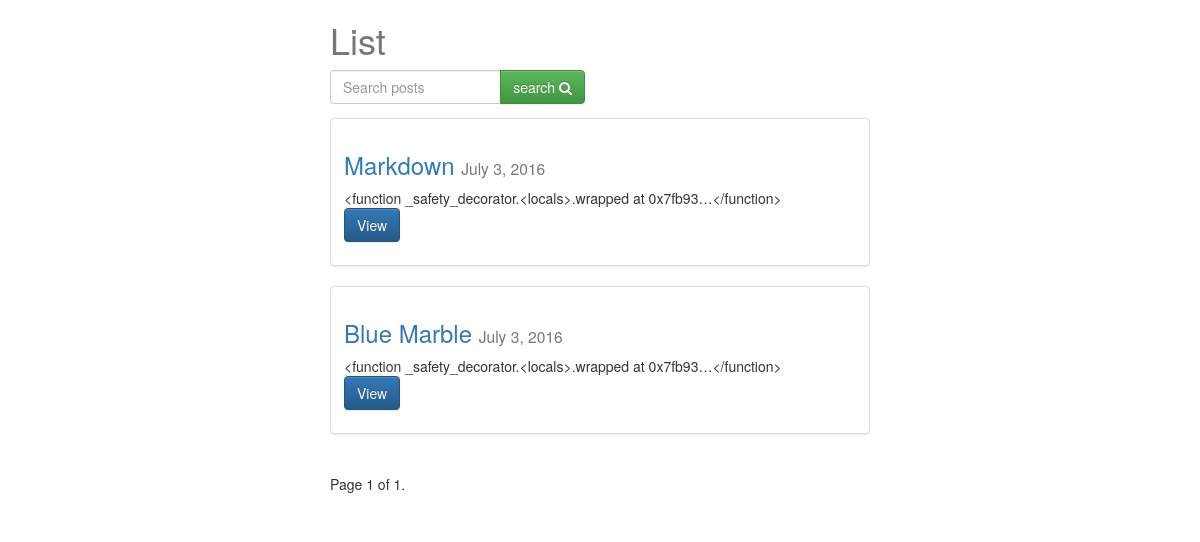
The app's page /posts/, older data.
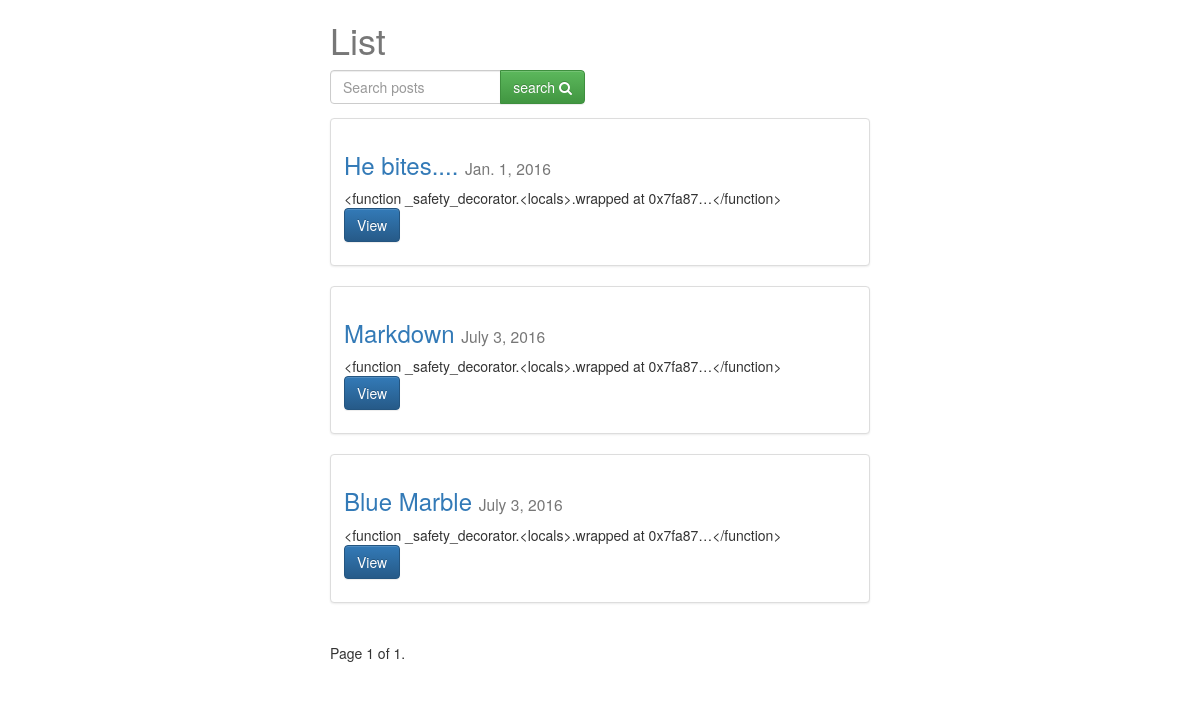
The same page, newer data.
### posts/models.py (models this page shows, shortened)
class Post(models.Model):
    user = models.ForeignKey(settings.AUTH_USER_MODEL, default=1)
    title = models.CharField(max_length=120)
    slug = models.SlugField(unique=True)
    image = models.ImageField(upload_to=upload_location,
            null=True,
            blank=True,
            width_field="width_field",
            height_field="height_field")
    height_field = models.IntegerField(default=0)
    width_field = models.IntegerField(default=0)
    content = models.TextField()
    draft = models.BooleanField(default=False)
    publish = models.DateField(auto_now=False, auto_now_add=False)
    read_time = models.TimeField(null=True, blank=True)
    updated = models.DateTimeField(auto_now=True, auto_now_add=False)
    timestamp = models.DateTimeField(auto_now=False, auto_now_add=True)
    objects = PostManager()
    def get_absolute_url(self):
        return reverse("posts:detail", kwargs={"slug": self.slug})
    class Meta:
        ordering = ["-timestamp", "-updated"]
    def get_markdown(self):
        content = self.content
        markdown_text = markdown(content)
        return mark_safe(markdown_text)

### posts/views.py (the view, shortened to what this page needs)
def post_list(request):
	today = timezone.now().date()
	queryset_list = Post.objects.active() #.order_by("-timestamp")
	if request.user.is_staff or request.user.is_superuser:
		queryset_list = Post.objects.all()
	query = request.GET.get("q")
	paginator = Paginator(queryset_list, 8) # Show 25 contacts per page
	page_request_var = "page"
	page = request.GET.get(page_request_var)
	try:
		queryset = paginator.page(page)
	except PageNotAnInteger:
		queryset = paginator.page(1)
	except EmptyPage:
		queryset = paginator.page(paginator.num_pages)
	context = {
		"object_list": queryset,
		"title": "List",
		"page_request_var": page_request_var,
		"today": today,
	}
	return render(request, "post_list.html", context)

### posts/models.py (called while the page is built)
    def active(self, *args, **kwargs):
        return super(PostManager, self).filter(draft=False).filter(publish__lte=timezone.now())

### templates/post_list.html (shortened to what this page needs)
{% extends "base.html" %}
{% block content %}
<div class='col-sm-6 col-sm-offset-3'>
    <h1>{{ title }}</h1>
<form method='GET' action='' class="row">
  <div class="col-sm-6">
    <div class="input-group">
      <input class="form-control" type='text' name='q' placeholder='Search posts' value='{{ request.GET.q }}'/>
      <span class="input-group-btn">
        <button class="btn btn-success" type="submit">search <i class="fa fa-search"> </i></button>
      </span>
    </div>
  </div>
</form>
{% for obj in object_list %}
<div class="row">
  <div class="col-sm-12">
    <div class="thumbnail">
      <div class="caption post-detail-item">
        <h3><a href='{{ obj.get_absolute_url }}'>{{ obj.title }}</a> <small>{{ obj.publish }}</small></h3>
        {{ obj.get_markdown | truncatechars_html:20 }}
        <p><a href="{{ obj.get_absolute_url }}" class="btn btn-primary" role="button">View</a></p>
      </div>
    </div>
  </div>
</div>
{% endfor %}
<div class="pagination">
    <span class="step-links">
        <span class="current">
            Page {{ object_list.number }} of {{ object_list.paginator.num_pages }}.
        </span>
    </span>
</div>
</div>
{% endblock content %}

Row changes from the older to the newer data that the page shows:
added Post: title "He bites....", publish "Jan. 1, 2016", get_markdown "<function _safety_decorator.<locals>.wrapped at 0x7fa87…</function>"
computed for Post "Markdown": get_markdown "<function _safety_decorator.<locals>.wrapped at 0x7fb93…</function>" → "<function _safety_decorator.<locals>.wrapped at 0x7fa87…</function>"
computed for Post "Blue Marble": get_markdown "<function _safety_decorator.<locals>.wrapped at 0x7fb93…</function>" → "<function _safety_decorator.<locals>.wrapped at 0x7fa87…</function>"
